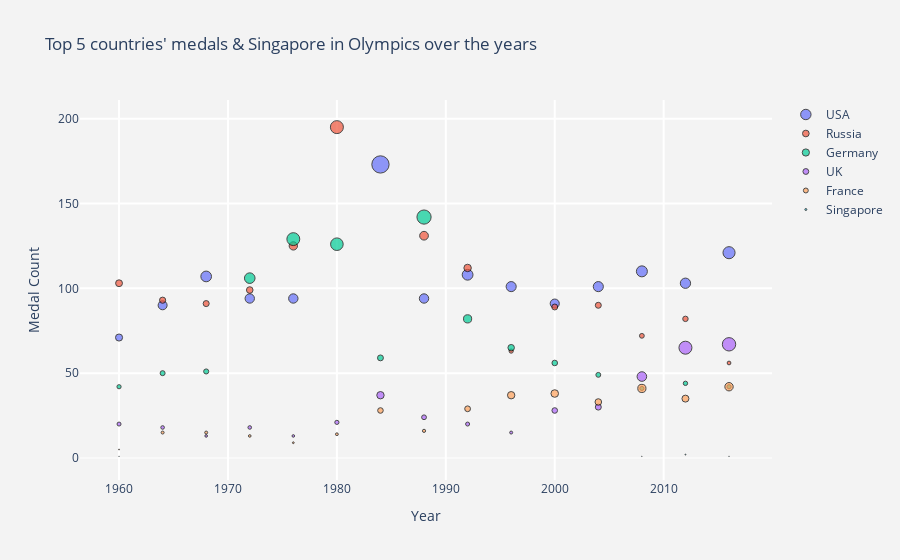

The cell this chart's notebook holds for it:
### Code cell
#Bubble plot for Countries 
#Data for bubble plot
yearly_top_n = ad.groupby(["Year","Team"])["Gold","Silver","Bronze"].sum().reset_index()
yearly_top_n["Total"] = yearly_top_n["Gold"] + yearly_top_n["Silver"] + yearly_top_n["Bronze"]
yearly_top_n = yearly_top_n.sort_values(by = ["Total","Gold","Silver","Bronze"],ascending  = False)


#function for bubble plot
def plot_top_nations(df,country,ratio) : 
    tracer = go.Scatter(x = df[df["Team"] == country]["Year"],
                        y = df[df["Team"] == country]["Total"],
                        mode  = "markers",
                        marker = dict(line = dict(width =1,color = "black"),
                                      size = df[df["Team"] == country]["Total"]/ratio,
                                     ),
                        name  = country 
                       )
    return tracer

def plot_layout(title) :
    layout = go.Layout(dict(title = title,
                        xaxis = dict(gridcolor = 'rgb(255, 255, 255)',
                                     title = "Year",
                                     zerolinewidth=1,
                                     ticklen=5,
                                     gridwidth=2
                                    ),
                        yaxis = dict(gridcolor = 'rgb(255, 255, 255)',
                                     title = "Medal Count",
                                     zerolinewidth=1,
                                     ticklen=5,
                                     gridwidth=2
                                    ),
                        paper_bgcolor = "rgb(243,243,243)",
                        plot_bgcolor  = "rgb(243,243,243)",
                       )
                  )
    return layout

#plotting summer olympics
ts1 = plot_top_nations(yearly_top_n,"USA",10)
ts2 = plot_top_nations(yearly_top_n,"Russia",15)
ts3 = plot_top_nations(yearly_top_n,'Germany',10)
ts4 = plot_top_nations(yearly_top_n,'UK',5)
ts5 = plot_top_nations(yearly_top_n,"France",5)
ts6 = plot_top_nations(yearly_top_n,"Singapore",2)


dat1 = [ts1,ts2,ts3,ts4,ts5,ts6]
lay1 = plot_layout("Top 5 countries' medals & Singapore in Olympics over the years")
fig1 = go.Figure(data=dat1,layout=lay1)

py.iplot(fig1)

### Figure 1 — Plotly figure (JSON) as saved in the notebook; plotly's stock layout.template omitted (floating-point values rounded to 4 significant figures)
{"data": [{"marker": {"line": {"color": "black", "width": 1}, "size": [17.3, 12.1, 11, 10.8, 10.7, 10.3, 10.1, 10.1, 9.4, 9.4, 9.4, 9.1, 9, 7.1]}, "mode": "markers", "name": "USA", "type": "scatter", "x": [1984, 2016, 2008, 1992, 1968, 2012, 1996, 2004, 1988, 1976, 1972, 2000, 1964, 1960], "y": [173, 121, 110, 108, 107, 103, 101, 101, 94, 94, 94, 91, 90, 71]}, {"marker": {"line": {"color": "black", "width": 1}, "size": [13, 8.733, 8.333, 7.467, 6.867, 6.6, 6.2, 6.067, 6, 5.933, 5.467, 4.8, 4.2, 3.733]}, "mode": "markers", "name": "Russia", "type": "scatter", "x": [1980, 1988, 1976, 1992, 1960, 1972, 1964, 1968, 2004, 2000, 2012, 2008, 1996, 2016], "y": [195, 131, 125, 112, 103, 99, 93, 91, 90, 89, 82, 72, 63, 56]}, {"marker": {"line": {"color": "black", "width": 1}, "size": [14.2, 12.9, 12.6, 10.6, 8.2, 6.5, 5.9, 5.6, 5.1, 5, 4.9, 4.4, 4.2, 4.2, 4.1]}, "mode": "markers", "name": "Germany", "type": "scatter", "x": [1988, 1976, 1980, 1972, 1992, 1996, 1984, 2000, 1968, 1964, 2004, 2012, 2016, 1960, 2008], "y": [142, 129, 126, 106, 82, 65, 59, 56, 51, 50, 49, 44, 42, 42, 41]}, {"marker": {"line": {"color": "black", "width": 1}, "size": [13.4, 13, 9.6, 7.4, 6, 5.6, 4.8, 4.2, 4, 4, 3.6, 3.6, 3, 2.6, 2.6]}, "mode": "markers", "name": "UK", "type": "scatter", "x": [2016, 2012, 2008, 1984, 2004, 2000, 1988, 1980, 1992, 1960, 1964, 1972, 1996, 1968, 1976], "y": [67, 65, 48, 37, 30, 28, 24, 21, 20, 20, 18, 18, 15, 13, 13]}, {"marker": {"line": {"color": "black", "width": 1}, "size": [8.4, 8.2, 7.6, 7.4, 7, 6.6, 5.8, 5.6, 3.2, 3, 3, 2.8, 2.6, 1.8, 1]}, "mode": "markers", "name": "France", "type": "scatter", "x": [2016, 2008, 2000, 1996, 2012, 2004, 1992, 1984, 1988, 1968, 1964, 1980, 1972, 1976, 1960], "y": [42, 41, 38, 37, 35, 33, 29, 28, 16, 15, 15, 14, 13, 9, 5]}, {"marker": {"line": {"color": "black", "width": 1}, "size": [1, 0.5, 0.5, 0.5, 0, 0, 0, 0, 0, 0, 0, 0, 0]}, "mode": "markers", "name": "Singapore", "type": "scatter", "x": [2012, 2016, 1960, 2008, 1968, 1972, 1976, 1984, 1988, 1992, 1996, 2000, 2004], "y": [2, 1, 1, 1, 0, 0, 0, 0, 0, 0, 0, 0, 0]}], "layout": {"paper_bgcolor": "rgb(243,243,243)", "plot_bgcolor": "rgb(243,243,243)", "title": {"text": "Top 5 countries' medals & Singapore in Olympics over the years"}, "xaxis": {"gridcolor": "rgb(255, 255, 255)", "gridwidth": 2, "ticklen": 5, "title": {"text": "Year"}, "zerolinewidth": 1}, "yaxis": {"gridcolor": "rgb(255, 255, 255)", "gridwidth": 2, "ticklen": 5, "title": {"text": "Medal Count"}, "zerolinewidth": 1}}}
